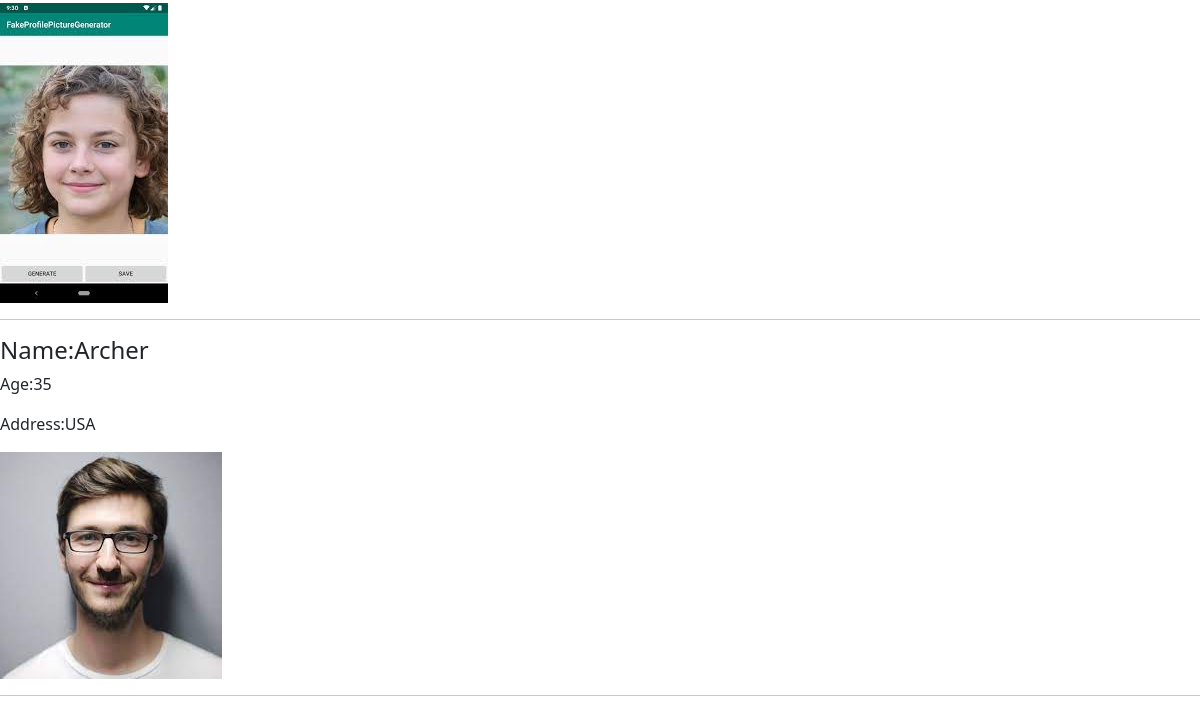
Before: / (lower part) with the older database file.
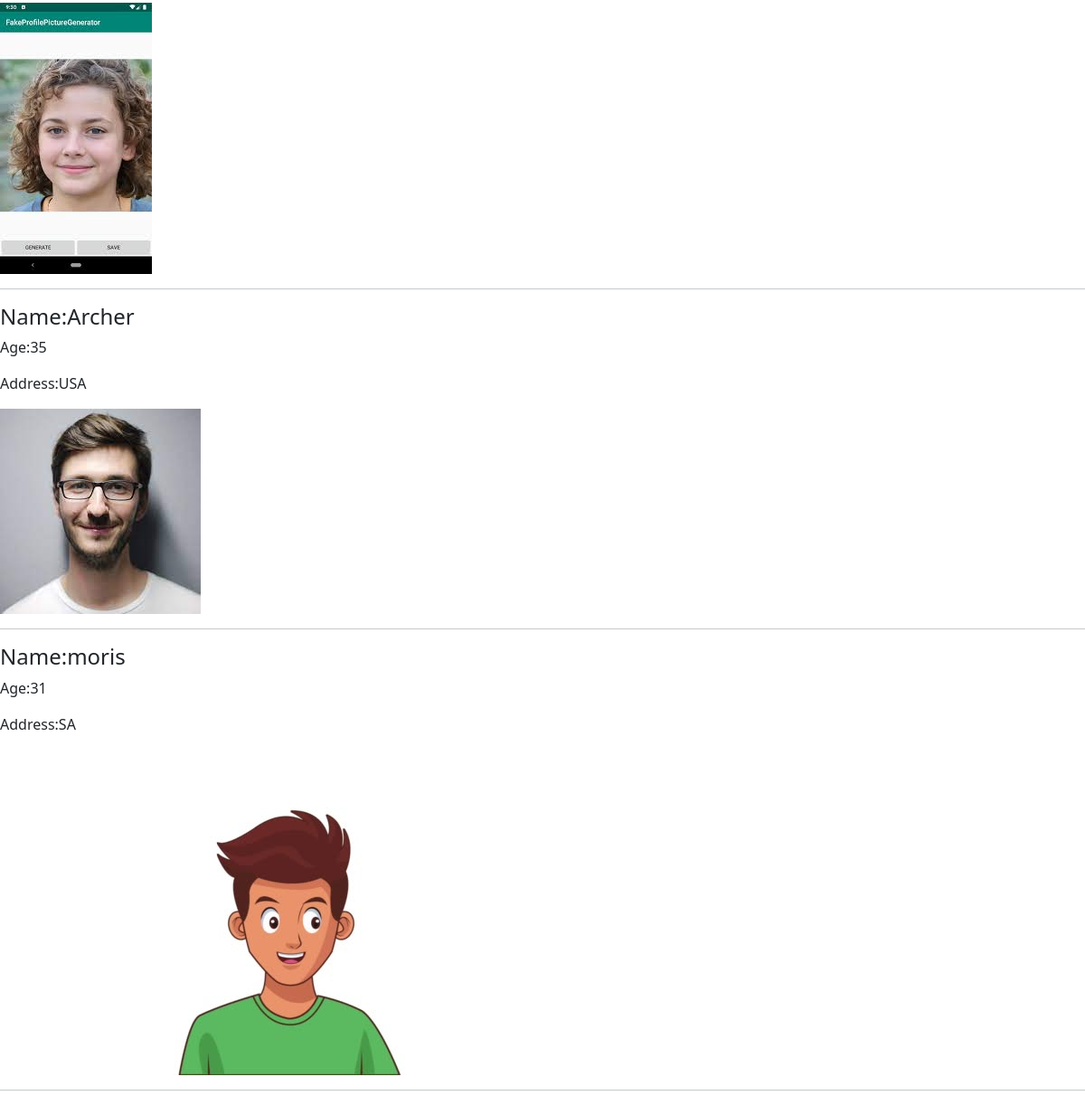
After: the same page with the newer database file.
### myapp/models.py (models this page shows)
class Profile(models.Model):
    name = models.CharField(max_length=30)
    age = models.IntegerField()
    address = models.TextField()
    image = models.ImageField()

### myapp/views.py (the view)
# urls.py: path('', views.homepage, name='homepage')
def homepage(request):
    profile = Profile.objects.all()
    context = {
        'profile':profile
    }
    return render(request, 'index.html', context)

### templates/index.html (shortened to what this page needs)
<!DOCTYPE html>
<html lang="en">
<head>
    <link href="https://cdn.jsdelivr.net/npm/bootstrap@5.0.0-beta3/dist/css/bootstrap.min.css" rel="stylesheet"
>
</head>
<body>
    {% for i in profile %}
    <h4>Name:{{ i.name }}</h4>
    <p>Age:{{ i.age }}</p>
    <p>Address:{{i.address}}</p>
    <img src="{{ i.image.url }}" alt="image">
    <hr>
    {% endfor %}
</body>
</html>

Changed rows visible on the page:
added Profile: name "moris", age "31", address "SA", image (picture)
